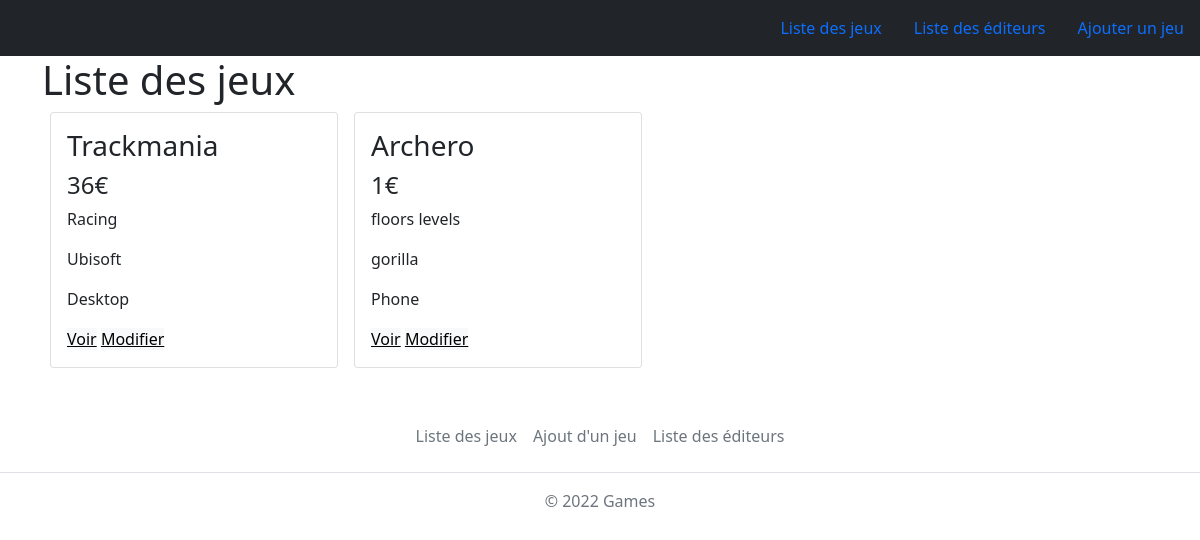
Before: / with the older database file.
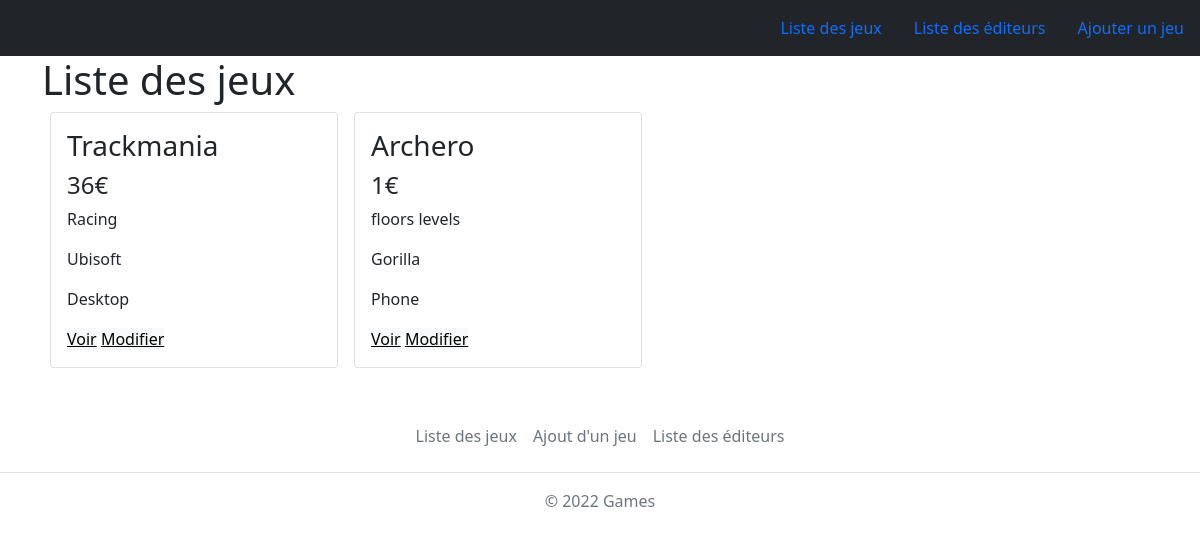
After: the same page with the newer database file.
### tables this page shows
CREATE TABLE `games` (
  `id` int(11) NOT NULL,
  `name` varchar(50) NOT NULL,
  `description` text NOT NULL,
  `price` int(11) NOT NULL,
  `device` varchar(255) NOT NULL,
  `genre` varchar(255) NOT NULL,
  `editor` varchar(255) NOT NULL
);

### index.php (the view, shortened to what this page needs)
<?php
include('Config/db.php');
$response = "SELECT * FROM games";
$stmt = $db->prepare($response);
$stmt->execute();
$games = $stmt->fetchAll(PDO::FETCH_ASSOC);
?>
<!doctype html>
<html lang="en">
<head>
    <link href="https://cdn.jsdelivr.net/npm/bootstrap@5.1.3/dist/css/bootstrap.min.css" rel="stylesheet">
</head>
<body>
    <?php include('Components/Header.php'); ?>
        <div class="container">
            <h1 class="">Liste des jeux</h1>
            <div class="d-flex flex-wrap">
            <?php foreach ($games as $c) : ?>
            <div class="card mx-2 mb-2" style="width: 18rem;">
                <div class="card-body ">
                    <h3 class="card-title"><?= $c['name']; ?></h3>
                    <h4 class="card-text"><?= $c['price']; ?>€</h4>
                    <p class="card-text"><?= $c['genre']; ?></p>
                    <p class="card-text"><?= $c['editor']; ?></p>
                    <p class="card-text"><?= $c['device']; ?></p>
                    <a href="show.php?id=<?= $c['id']; ?>" class="btn-light">Voir</a>
                    <a href="update.php?id=<?= $c['id']; ?>" class="btn-light">Modifier</a>
                </div>
            </div>
            <?php endforeach; ?>
            </div>
        </div>
    <?php include('Components/Footer.php'); ?>
</body>
</html>

### Components/Header.php
<ul class="nav justify-content-end navbar navbar-dark bg-dark">
        <li class="nav-item">
            <a class="nav-link" href="index.php">Liste des jeux</a>
        </li>
        <li class="nav-item">
            <a class="nav-link" href="indexEditor.php">Liste des éditeurs</a>
        </li>
        <li class="nav-item">
            <a class="nav-link" href="create.php">Ajouter un jeu</a>
        </li>
    </ul>

### Components/Footer.php
<footer class="py-3 my-4">
    <ul class="nav justify-content-center border-bottom pb-3 mb-3">
        <li class="nav-item"><a href="index.php" class="nav-link px-2 text-muted">Liste des jeux</a></li>
        <li class="nav-item"><a href="create.php" class="nav-link px-2 text-muted">Ajout d'un jeu</a></li>
        <li class="nav-item"><a href="indexEditor.php" class="nav-link px-2 text-muted">Liste des éditeurs</a></li>
    </ul>
    <p class="text-center text-muted">© 2022 Games</p>
</footer>

Changed rows visible on the page:
changed games "Archero": editor "gorilla" → "Gorilla"
